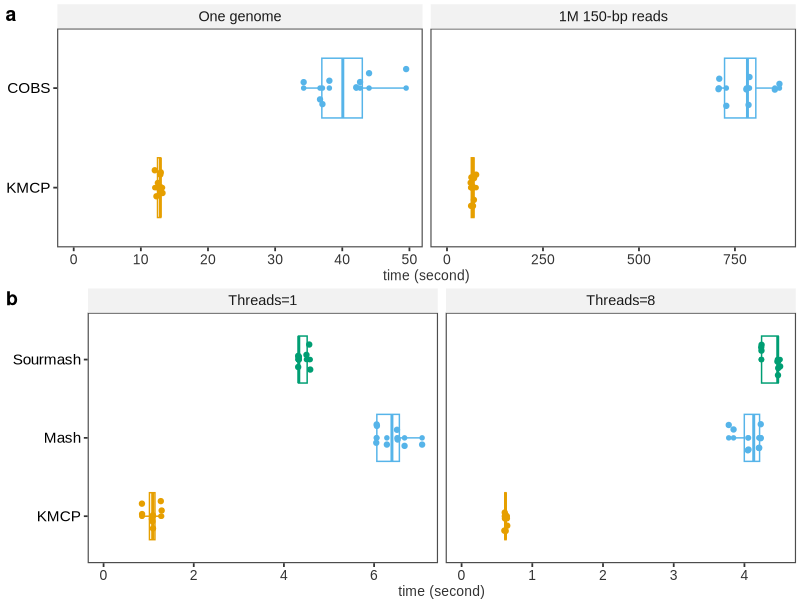

Write the R code that produced this figure.
#!/usr/bin/env Rscript
library(tidyverse)
library(dplyr)
library(scales)
library(ggthemes)
library(cowplot)

theme1 <- theme_bw() +
    theme(
        panel.border = element_rect(color = "grey30", size = 0.8),
        panel.background = element_blank(),
        panel.grid.major = element_blank(),
        panel.grid.minor = element_blank(),
        # plot.margin = unit(c(0.1,0.4,0.1,0.1),"cm"),
        axis.ticks.y = element_line(size = 0.6),
        axis.ticks.x = element_line(size = 0.6),
        
        strip.background = element_rect(
            colour = "white",
            fill = "grey95",
            size = 0.2
        ),
        strip.text.y = element_text(size = 13),
        
        legend.text = element_text(size = 13),
        legend.margin = margin(0.1, 0.1, 0.1, 0.1, unit = "cm"),
        
        text = element_text(size = 13, family = "arial"),
        plot.title = element_text(size = 15),
        plot.margin = unit(c(0.1,0.1,0.1,0.5), "cm"),
    )

## ------------------------------------------------------------------


df <- read.csv("bench.kmcp-cobs.csv")

df$app <- factor(df$app, levels = c('KMCP', 'COBS'))
df$group <- factor(df$group, levels = unique(df$group))

n <- length(unique(df$app))

colors <- colorblind_pal()(n+1)[2:(n+1)]

p1 <- ggplot(df,
            aes(app, time, color = app)) +
    geom_boxplot(width = 0.6) + 
    geom_jitter(width = 0.2) +
    geom_point(size = 1.2) +
    coord_flip() +
    facet_grid(. ~ group, scales = "free_x") + 
    xlab(NULL) +
    ylab('time (second)') +
    expand_limits(y = 0) + 
    scale_color_manual(values = colors) +
    theme1 +
    theme(legend.position = "none",
          axis.text.y = element_text(size = 11, color="black"),
          axis.text.x = element_text(size = 10, color="grey20"),
          axis.title.x = element_text(size = 10, color="grey20"),
          )

## ------------------------------------------------------------------

df2 <- read.csv("bench.kmcp-mash-sourmash.csv")

df2$app <- factor(df2$app, levels = c('KMCP', 'Mash', 'Sourmash'))

n <- length(unique(df2$app))

colors <- colorblind_pal()(n+1)[2:(n+1)]

p2 <- ggplot(df2,
            aes(app, time, color = app)) +
    geom_boxplot(width = 0.6) + 
    geom_jitter(width = 0.2) +
    geom_point(size = 1.2) +
    coord_flip() +
    facet_grid(. ~ group, scales = "free_x") + 
    xlab(NULL) +
    ylab('time (second)') +
    expand_limits(y = 0) + 
    scale_color_manual(values = colors) +
    theme1 +
    theme(legend.position = "none",
          axis.text.y = element_text(size = 11, color="black"),
          axis.text.x = element_text(size = 10, color="grey20"),
          axis.title.x = element_text(size = 10, color="grey20"),
    )

## ------------------------------------------------------------------

p <- plot_grid(
    p1,
    p2,
    nrow = 2,
    labels = c("a", "b"),
    rel_heights = c(1.8, 2)
) + theme ( # fill the gap in sub figures
    panel.background = element_rect(fill = "white", colour = NA),
) 



ggsave(p,
       file = "bench.searching.jpg",
       width = 5,
       height = 3.5)
